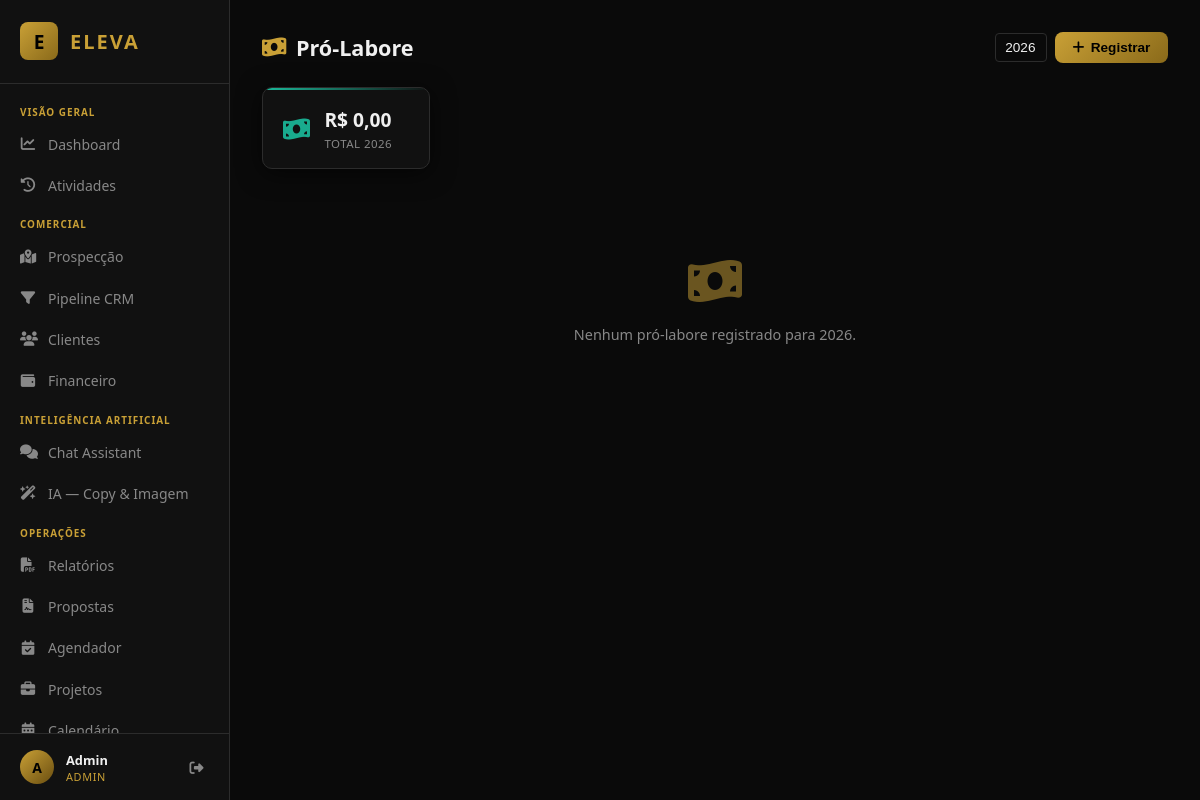
The page /prolabore (signed in) on the database its author committed.
### tables this page shows
CREATE TABLE users (
            id INTEGER PRIMARY KEY AUTOINCREMENT,
            name TEXT NOT NULL,
            email TEXT UNIQUE NOT NULL,
            password_hash TEXT NOT NULL,
            role TEXT DEFAULT 'ceo',
            created_at TEXT DEFAULT (datetime('now','localtime'))
        );

### main.py (the view)
@app.get("/prolabore", response_class=HTMLResponse)
def prolabore_page(request: Request, year: int = CURRENT_YEAR):
    user = require_user(request)
    conn = get_db()
    rows = conn.execute("SELECT * FROM prolabore WHERE year=? ORDER BY month DESC, ceo_name", (year,)).fetchall()
    total_year = conn.execute("SELECT COALESCE(SUM(value),0) FROM prolabore WHERE year=?", (year,)).fetchone()[0]
    conn.close()
    return templates.TemplateResponse("prolabore.html", {"request": request, "user": dict(user), "prolabores": [dict(r) for r in rows], "total_year": total_year, "year": year, "months": MONTHS_PT[:3] + [m[:3] for m in MONTHS_PT[3:]], "current_year": CURRENT_YEAR})

### templates/prolabore.html (shortened to what this page needs)
{% extends "base.html" %}
{% block content %}
<div class="page-header">
  <h2><i class="fa fa-money-bill-wave"></i> Pró-Labore</h2>
  <div style="display:flex;gap:.5rem;align-items:center">
    <form method="get" action="/prolabore" style="display:flex;gap:.5rem">
      <select name="year" onchange="this.form.submit()" class="select-inline">
        {% for y in range(current_year - 2, current_year + 2) %}
        <option value="{{ y }}" {% if y == year %}selected{% endif %}>{{ y }}</option>
        {% endfor %}
      </select>
    </form>
    <button class="btn btn-primary" onclick="openModal('modal-novo-pl')">
      <i class="fa fa-plus"></i> Registrar
    </button>
  </div>
</div>
<div class="kpi-grid small">
  <div class="kpi-card teal">
    <div class="kpi-icon"><i class="fa fa-money-bill-wave"></i></div>
    <div class="kpi-body">
      <span class="kpi-value">R$ {{ "%.2f"|format(total_year)|replace(".",",") }}</span>
      <span class="kpi-label">Total {{ year }}</span>
    </div>
  </div>
</div>
{% if prolabores %}
<div class="table-wrapper">
  <table class="table">
    <thead>
      <tr><th>CEO / Sócio</th><th>Mês</th><th>Valor</th><th>Pagamento</th><th>Status</th><th>Observações</th><th>Ações</th></tr>
    </thead>
    <tbody>
      {% for p in prolabores %}
      <tr>
        <td><strong>{{ p.ceo_name }}</strong></td>
        <td>{{ months[p.month - 1] }}/{{ p.year }}</td>
        <td class="money">R$ {{ "%.2f"|format(p.value)|replace(".",",") }}</td>
        <td>{{ p.payment_date or '—' }}</td>
        <td>
          <form method="post" action="/prolabore/{{ p.id }}/status" style="display:inline">
            <select name="status" onchange="this.form.submit()" class="select-inline badge-select status-{{ p.status }}">
              <option value="pendente" {% if p.status=='pendente' %}selected{% endif %}>Pendente</option>
              <option value="pago" {% if p.status=='pago' %}selected{% endif %}>Pago</option>
            </select>
          </form>
        </td>
        <td class="muted">{{ p.notes or '—' }}</td>
        <td class="actions">
          <form method="post" action="/prolabore/{{ p.id }}/deletar" style="display:inline"
                onsubmit="return confirm('Remover registro?')">
            <button class="btn btn-sm btn-danger"><i class="fa fa-trash"></i></button>
          </form>
        </td>
      </tr>
      {% endfor %}
    </tbody>
  </table>
</div>
{% else %}
<div class="empty-state large"><i class="fa fa-money-bill-wave"></i><p>Nenhum pró-labore registrado para {{ year }}.</p></div>
{% endif %}
{% endblock %}

### templates/base.html (shortened to what this page needs)
<!DOCTYPE html>
<html lang="pt-BR">
<head>
  <link rel="stylesheet" href="/static/css/style.css"/>
  <link rel="stylesheet" href="https://cdnjs.cloudflare.com/ajax/libs/font-awesome/6.5.0/css/all.min.css"/>
</head>
<body>
  <nav class="sidebar" id="sidebar">
    <div class="sidebar-brand">
      <span class="brand-icon">E</span>
      <span class="brand-name">ELEVA</span>
    </div>
    <ul class="sidebar-nav">
      <li class="nav-section">VISÃO GERAL</li>
      <li><a href="/" class="{% if request.url.path == '/' %}active{% endif %}" onclick="closeSidebar()">
        <i class="fa fa-chart-line"></i><span>Dashboard</span>
      </a></li>
      <li><a href="/atividades" class="{% if '/atividades' in request.url.path %}active{% endif %}" onclick="closeSidebar()">
        <i class="fa fa-clock-rotate-left"></i><span>Atividades</span>
      </a></li>
      <li class="nav-section">COMERCIAL</li>
      <li><a href="/prospeccao" class="{% if '/prospeccao' in request.url.path %}active{% endif %}" onclick="closeSidebar()">
        <i class="fa fa-map-location-dot"></i><span>Prospecção</span>
      </a></li>
      <li><a href="/pipeline" class="{% if '/pipeline' in request.url.path %}active{% endif %}" onclick="closeSidebar()">
        <i class="fa fa-filter"></i><span>Pipeline CRM</span>
      </a></li>
      <li><a href="/clientes" class="{% if '/clientes' in request.url.path %}active{% endif %}" onclick="closeSidebar()">
        <i class="fa fa-users"></i><span>Clientes</span>
      </a></li>
      <li><a href="/financeiro" class="{% if '/financeiro' in request.url.path %}active{% endif %}" onclick="closeSidebar()">
        <i class="fa fa-wallet"></i><span>Financeiro</span>
      </a></li>
      <li class="nav-section">INTELIGÊNCIA ARTIFICIAL</li>
      <li><a href="/chat" class="{% if '/chat' in request.url.path %}active{% endif %}" onclick="closeSidebar()">
        <i class="fa fa-comments"></i><span>Chat Assistant</span>
      </a></li>
      <li><a href="/ia" class="{% if '/ia' in request.url.path %}active{% endif %}" onclick="closeSidebar()">
        <i class="fa fa-wand-magic-sparkles"></i><span>IA — Copy & Imagem</span>
      </a></li>
      <li class="nav-section">OPERAÇÕES</li>
      <li><a href="/relatorios" class="{% if '/relatorios' in request.url.path %}active{% endif %}" onclick="closeSidebar()">
        <i class="fa fa-file-pdf"></i><span>Relatórios</span>
      </a></li>
      <li><a href="/propostas" class="{% if '/propostas' in request.url.path %}active{% endif %}" onclick="closeSidebar()">
        <i class="fa fa-file-contract"></i><span>Propostas</span>
      </a></li>
      <li><a href="/agendador" class="{% if '/agendador' in request.url.path %}active{% endif %}" onclick="closeSidebar()">
        <i class="fa fa-calendar-check"></i><span>Agendador</span>
      </a></li>
      <li><a href="/projetos" class="{% if '/projetos' in request.url.path %}active{% endif %}" onclick="closeSidebar()">
        <i class="fa fa-briefcase"></i><span>Projetos</span>
      </a></li>
      <li><a href="/calendario" class="{% if '/calendario' in request.url.path %}active{% endif %}" onclick="closeSidebar()">
        <i class="fa fa-calendar-days"></i><span>Calendário</span>
      </a></li>
    </ul>
    <div class="sidebar-user">
      <div class="user-avatar">{{ user.name[0]|upper }}</div>
      <div class="user-info">
        <span class="user-name">{{ user.name }}</span>
        <span class="user-role">{{ user.role }}</span>
      </div>
      <a href="/logout" class="logout-btn" title="Sair"><i class="fa fa-sign-out-alt"></i></a>
    </div>
  </nav>
  <main class="main-content">
    <div class="page-container">
      {% block content %}{% endblock %}
    </div>
  </main>
</body>
</html>

### rows shown on the page
users: name "A", name "Admin", role "ADMIN"

### other values the page prints
{{ "%.2f"|format(total_year)|replace(".",",") }} "0,00"
{{ year }} "2026"
form field year "2026"
